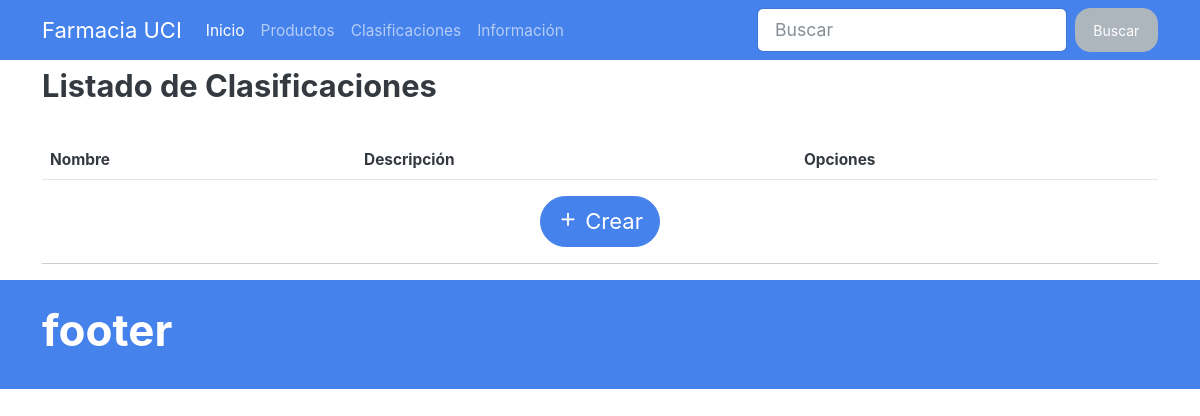
/listar-clasificacion/, run on an earlier commit of the app's database.
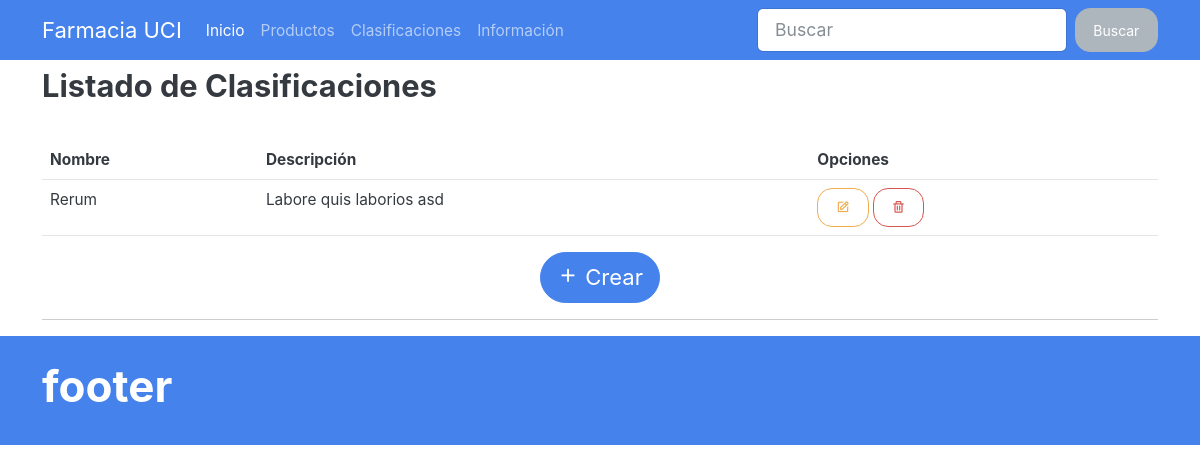
And on a later commit of the database.
### app_core/models.py (models this page shows, shortened)
class Categoria(models.Model):
    nombre = models.CharField("Nombre", max_length=120)
    descripcion = models.TextField('Descripción', null=True, blank=True)
    class Meta:
        verbose_name = 'Clasificación'
        verbose_name_plural = 'Clasificaciones'

### app_core/views/categoria.py (the view)
# urls.py: path('listar-clasificacion/', ListarCategoria.as_view(), name='categoria-list'),
class ListarCategoria(generic.ListView):
    model = Categoria
    template_name = 'pages/table-list.html'
    def get_context_data(self, *, object_list=None, **kwargs):
        context = super().get_context_data()
        context['text'] = 'Listado de Clasificaciones'
        context['add_url'] = reverse_lazy('categoria-crear')
        return context

### templates/pages/table-list.html
{% extends 'components/table-list.html' %}
{% block thead %}
    <th>Nombre</th>
    <th>Descripción</th>
    <th>Opciones</th>
{% endblock %}
{% block tbody %}
    {% for object in object_list %}
        <tr class="">
            <td>{{ object.nombre }}</td>
            <td>{{ object.descripcion }}</td>
            <td>
                <a href="{% url 'categoria-editar' object.pk %}" title="Editar" class="btn btn-outline-warning"><i
                        class="bx bx-edit"></i></a>
                <a href="{% url 'categoria-eliminar' object.pk %}" class="btn btn-outline-danger" title="Eliminar"><i
                        class="bx bx-trash"></i></a>
            </td>
        </tr>
    {% endfor %}
{% endblock %}

What changed in the data, as far as the page shows it:
added Categoria: nombre "Rerum", descripcion "Labore quis laborios asd"
